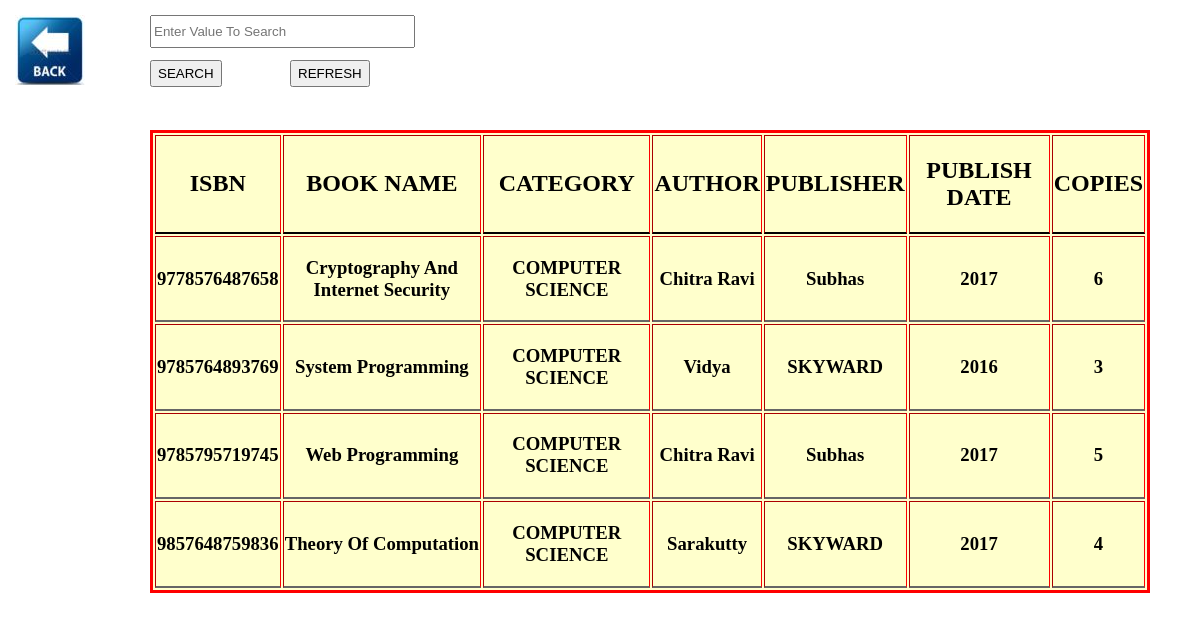
The page /BOOK_LIST.php on the database its author committed.
### tables this page shows
CREATE TABLE `manage_books` (
  `id` varchar(1000) NOT NULL,
  `isbn` varchar(100) NOT NULL,
  `name` varchar(100) NOT NULL,
  `author` varchar(100) NOT NULL,
  `category` varchar(100) NOT NULL,
  `copies` int(100) NOT NULL,
  `pub` varchar(255) NOT NULL,
  `pub_date` int(100) NOT NULL
);

### BOOK_LIST.php (the view, shortened to what this page needs)
<?php
if(isset($_POST['search']))
{
    $valueToSearch = $_POST['valueToSearch'];
    $query = "SELECT * FROM `manage_books` WHERE `name`='$valueToSearch' OR `category`='$valueToSearch' OR `author`='$valueToSearch' OR `isbn`='$valueToSearch' OR `pub`='$valueToSearch' OR `pub_date`='$valueToSearch' ";
    $search_result = filterTable($query);
}
 else {
    $query = "SELECT * FROM `manage_books`";
    $search_result = filterTable($query);
}
function filterTable($query)
{
    $connect = mysqli_connect("localhost", "root", "", "libpro");
    $filter_Result = mysqli_query($connect, $query);
    return $filter_Result;
}
?>
<!DOCTYPE html>
<html>
    <head>
    </head>
    <body>
        <form action="BOOK_LIST.php" method="post">
		<div class="back">
		<a href="ADD_BOOK.php"><img src="images\BACK.jpg"> </a>
		</div>
		<div class="value">
            <input type="text" name="valueToSearch" placeholder="Enter Value To Search" size="30px" style="height: 27px;"/><br><br>
			</div>
			<div class="reset">
			<input type="submit" name="reset" value="REFRESH" style="height: 27px;"/><br><br>
			</div>
			<div class="search">
            <input type="submit" name="search" value="SEARCH" style="height: 27px;"/><br><br>
			</div>
            <table width="1000" border="10" align="center">
                <tr>
				    <th><h2>ISBN</h2></th>
                    <th><h2>BOOK NAME</h2></th>
                    <th><h2>CATEGORY</h2></th>
                    <th><h2>AUTHOR</h2></th>
					<th><h2>PUBLISHER</h2></th>
					<th><h2>PUBLISH DATE</h2></th>
                    <th><h2>COPIES</h2></th>
                </tr>
                <?php while($row = mysqli_fetch_array($search_result)):?>
                <tr>
				    <td><h3><center><?php echo $row['isbn'];?></center></h3></td>
                    <td><h3><center><?php echo $row['name'];?></center></h3></td>
                    <td><h3><center><?php echo $row['category'];?></center></h3></td>
                    <td><h3><center><?php echo $row['author'];?></center></h3></td>
					<td><h3><center><?php echo $row['pub'];?></center></h3></td>
					<td><h3><center><?php echo $row['pub_date'];?></center></h3></td>
                    <td><h3><center><?php echo $row['copies'];?></center></h3></td>
                </tr>
                <?php endwhile;?>
            </table>
        </form>
    </body>
</html>

### BOOK_LIST.php (style rules this page uses)
table { position:absolute; top:130px; left:150px; border:3px solid red; background-color:#FFC; }
th { border-bottom:2px solid #000; }
td { border-bottom:2px solid #666; }
.reset { position:absolute; top:60px; left:290px; }
.search { position:absolute; top:60px; left:150px; }
.value { position:absolute; top:15px; left:150px; }
.back { position:absolute; top:15px; left:15px; }

### rows shown on the page
manage_books: isbn "9778576487658", name "Cryptography And Internet Security", category "COMPUTER SCIENCE", author "Chitra Ravi", pub "Subhas", pub_date "2017", copies "6"
manage_books: isbn "9785764893769", name "System Programming", category "COMPUTER SCIENCE", author "Vidya", pub "SKYWARD", pub_date "2016", copies "3"
manage_books: isbn "9785795719745", name "Web Programming", category "COMPUTER SCIENCE", author "Chitra Ravi", pub "Subhas", pub_date "2017", copies "5"
manage_books: isbn "9857648759836", name "Theory Of Computation", category "COMPUTER SCIENCE", author "Sarakutty", pub "SKYWARD", pub_date "2017", copies "4"
